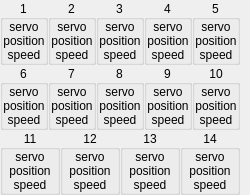
         <widget class="QWidget" name="pg_log">
          <layout class="QVBoxLayout" name="verticalLayout_49">
           <property name="leftMargin">
            <number>0</number>
           </property>
           <property name="topMargin">
            <number>0</number>
           </property>
           <property name="rightMargin">
            <number>10</number>
           </property>
           <property name="bottomMargin">
            <number>0</number>
           </property>
           <item>
            <widget class="QFrame" name="frame">
             <layout class="QVBoxLayout" name="verticalLayout_33">
              <property name="spacing">
               <number>0</number>
              </property>
              <property name="leftMargin">
               <number>0</number>
              </property>
              <property name="topMargin">
               <number>0</number>
              </property>
              <property name="rightMargin">
               <number>0</number>
              </property>
              <property name="bottomMargin">
               <number>0</number>
              </property>
              <item>
               <layout class="QHBoxLayout" name="horizontalLayout_26">
                <property name="spacing">
                 <number>0</number>
                </property>
                <item>
                 <widget class="QGroupBox" name="status_1">
                  <property name="title">
                   <string>1</string>
                  </property>
                  <property name="alignment">
                   <set>Qt::AlignCenter</set>
                  </property>
                  <layout class="QVBoxLayout" name="verticalLayout_14">
                   <property name="spacing">
                    <number>0</number>
                   </property>
                   <property name="leftMargin">
                    <number>0</number>
                   </property>
                   <property name="topMargin">
                    <number>0</number>
                   </property>
                   <property name="rightMargin">
                    <number>0</number>
                   </property>
                   <property name="bottomMargin">
                    <number>0</number>
                   </property>
                   <item>
                    <widget class="QLabel" name="servo_1">
                     <property name="text">
                      <string>servo</string>
                     </property>
                     <property name="alignment">
                      <set>Qt::AlignCenter</set>
                     </property>
                    </widget>
                   </item>
                   <item>
                    <widget class="QLabel" name="position_1">
                     <property name="text">
                      <string>position</string>
                     </property>
                     <property name="alignment">
                      <set>Qt::AlignCenter</set>
                     </property>
                    </widget>
                   </item>
                   <item>
                    <widget class="QLabel" name="speed_1">
                     <property name="text">
                      <string>speed</string>
                     </property>
                     <property name="alignment">
                      <set>Qt::AlignCenter</set>
                     </property>
                    </widget>
                   </item>
                  </layout>
                 </widget>
                </item>
                <item>
                 <widget class="QGroupBox" name="status_2">
                  <property name="title">
                   <string>2</string>
                  </property>
                  <property name="alignment">
                   <set>Qt::AlignCenter</set>
                  </property>
                  <layout class="QVBoxLayout" name="verticalLayout_15">
                   <property name="spacing">
                    <number>0</number>
                   </property>
                   <property name="leftMargin">
                    <number>0</number>
                   </property>
                   <property name="topMargin">
                    <number>0</number>
                   </property>
                   <property name="rightMargin">
                    <number>0</number>
                   </property>
                   <property name="bottomMargin">
                    <number>0</number>
                   </property>
                   <item>
                    <widget class="QLabel" name="servo_2">
                     <property name="text">
                      <string>servo</string>
                     </property>
                     <property name="alignment">
                      <set>Qt::AlignCenter</set>
                     </property>
                    </widget>
                   </item>
                   <item>
                    <widget class="QLabel" name="position_2">
                     <property name="text">
                      <string>position</string>
                     </property>
                     <property name="alignment">
                      <set>Qt::AlignCenter</set>
                     </property>
                    </widget>
                   </item>
                   <item>
                    <widget class="QLabel" name="speed_2">
                     <property name="text">
                      <string>speed</string>
                     </property>
                     <property name="alignment">
                      <set>Qt::AlignCenter</set>
                     </property>
                    </widget>
                   </item>
                  </layout>
                 </widget>
                </item>
                <item>
                 <widget class="QGroupBox" name="status_3">
                  <property name="title">
                   <string>3</string>
                  </property>
                  <property name="alignment">
                   <set>Qt::AlignCenter</set>
                  </property>
                  <layout class="QVBoxLayout" name="verticalLayout_16">
                   <property name="spacing">
                    <number>0</number>
                   </property>
                   <property name="leftMargin">
                    <number>0</number>
                   </property>
                   <property name="topMargin">
                    <number>0</number>
                   </property>
                   <property name="rightMargin">
                    <number>0</number>
                   </property>
                   <property name="bottomMargin">
                    <number>0</number>
                   </property>
                   <item>
                    <widget class="QLabel" name="servo_3">
                     <property name="text">
                      <string>servo</string>
                     </property>
                     <property name="alignment">
                      <set>Qt::AlignCenter</set>
                     </property>
                    </widget>
                   </item>
                   <item>
                    <widget class="QLabel" name="position_3">
                     <property name="text">
                      <string>position</string>
                     </property>
                     <property name="alignment">
                      <set>Qt::AlignCenter</set>
                     </property>
                    </widget>
                   </item>
                   <item>
                    <widget class="QLabel" name="speed_3">
                     <property name="text">
                      <string>speed</string>
                     </property>
                     <property name="alignment">
                      <set>Qt::AlignCenter</set>
                     </property>
                    </widget>
                   </item>
                  </layout>
                 </widget>
                </item>
                <item>
                 <widget class="QGroupBox" name="status_4">
                  <property name="title">
                   <string>4</string>
                  </property>
                  <property name="alignment">
                   <set>Qt::AlignCenter</set>
                  </property>
                  <layout class="QVBoxLayout" name="verticalLayout_17">
                   <property name="spacing">
                    <number>0</number>
                   </property>
                   <property name="leftMargin">
                    <number>0</number>
                   </property>
                   <property name="topMargin">
                    <number>0</number>
                   </property>
                   <property name="rightMargin">
                    <number>0</number>
                   </property>
                   <property name="bottomMargin">
                    <number>0</number>
                   </property>
                   <item>
                    <widget class="QLabel" name="servo_4">
                     <property name="text">
                      <string>servo</string>
                     </property>
                     <property name="alignment">
                      <set>Qt::AlignCenter</set>
                     </property>
                    </widget>
                   </item>
                   <item>
                    <widget class="QLabel" name="position_4">
                     <property name="text">
                      <string>position</string>
                     </property>
                     <property name="alignment">
                      <set>Qt::AlignCenter</set>
                     </property>
                    </widget>
                   </item>
                   <item>
                    <widget class="QLabel" name="speed_4">
                     <property name="text">
                      <string>speed</string>
                     </property>
                     <property name="alignment">
                      <set>Qt::AlignCenter</set>
                     </property>
                    </widget>
                   </item>
                  </layout>
                 </widget>
                </item>
                <item>
                 <widget class="QGroupBox" name="status_5">
                  <property name="title">
                   <string>5</string>
                  </property>
                  <property name="alignment">
                   <set>Qt::AlignCenter</set>
                  </property>
                  <layout class="QVBoxLayout" name="verticalLayout_18">
                   <property name="spacing">
                    <number>0</number>
                   </property>
                   <property name="leftMargin">
                    <number>0</number>
                   </property>
                   <property name="topMargin">
                    <number>0</number>
                   </property>
                   <property name="rightMargin">
                    <number>0</number>
                   </property>
                   <property name="bottomMargin">
                    <number>0</number>
                   </property>
                   <item>
                    <widget class="QLabel" name="servo_5">
                     <property name="text">
                      <string>servo</string>
                     </property>
                     <property name="alignment">
                      <set>Qt::AlignCenter</set>
                     </property>
                    </widget>
                   </item>
                   <item>
                    <widget class="QLabel" name="position_5">
                     <property name="text">
                      <string>position</string>
                     </property>
                     <property name="alignment">
                      <set>Qt::AlignCenter</set>
                     </property>
                    </widget>
                   </item>
                   <item>
                    <widget class="QLabel" name="speed_5">
                     <property name="text">
                      <string>speed</string>
                     </property>
                     <property name="alignment">
                      <set>Qt::AlignCenter</set>
                     </property>
                    </widget>
                   </item>
                  </layout>
                 </widget>
                </item>
               </layout>
              </item>
              <item>
               <layout class="QHBoxLayout" name="horizontalLayout_27">
                <property name="spacing">
                 <number>0</number>
                </property>
                <item>
                 <widget class="QGroupBox" name="status_6">
                  <property name="title">
                   <string>6</string>
                  </property>
                  <property name="alignment">
                   <set>Qt::AlignCenter</set>
                  </property>
                  <layout class="QVBoxLayout" name="verticalLayout_23">
                   <property name="spacing">
                    <number>0</number>
                   </property>
                   <property name="leftMargin">
                    <number>0</number>
                   </property>
                   <property name="topMargin">
                    <number>0</number>
                   </property>
                   <property name="rightMargin">
                    <number>0</number>
                   </property>
                   <property name="bottomMargin">
                    <number>0</number>
                   </property>
                   <item>
                    <widget class="QLabel" name="servo_6">
                     <property name="text">
                      <string>servo</string>
                     </property>
                     <property name="alignment">
                      <set>Qt::AlignCenter</set>
                     </property>
                    </widget>
                   </item>
                   <item>
                    <widget class="QLabel" name="position_6">
                     <property name="text">
                      <string>position</string>
                     </property>
                     <property name="alignment">
                      <set>Qt::AlignCenter</set>
                     </property>
                    </widget>
                   </item>
                   <item>
                    <widget class="QLabel" name="speed_6">
                     <property name="text">
                      <string>speed</string>
                     </property>
                     <property name="alignment">
                      <set>Qt::AlignCenter</set>
                     </property>
                    </widget>
                   </item>
                  </layout>
                 </widget>
                </item>
                <item>
                 <widget class="QGroupBox" name="status_7">
                  <property name="title">
                   <string>7</string>
                  </property>
                  <property name="alignment">
                   <set>Qt::AlignCenter</set>
                  </property>
                  <layout class="QVBoxLayout" name="verticalLayout_24">
                   <property name="spacing">
                    <number>0</number>
                   </property>
                   <property name="leftMargin">
                    <number>0</number>
                   </property>
                   <property name="topMargin">
                    <number>0</number>
                   </property>
                   <property name="rightMargin">
                    <number>0</number>
                   </property>
                   <property name="bottomMargin">
                    <number>0</number>
                   </property>
                   <item>
                    <widget class="QLabel" name="servo_7">
                     <property name="text">
                      <string>servo</string>
                     </property>
                     <property name="alignment">
                      <set>Qt::AlignCenter</set>
                     </property>
                    </widget>
                   </item>
                   <item>
                    <widget class="QLabel" name="position_7">
                     <property name="text">
                      <string>position</string>
                     </property>
                     <property name="alignment">
                      <set>Qt::AlignCenter</set>
                     </property>
                    </widget>
                   </item>
                   <item>
                    <widget class="QLabel" name="speed_7">
                     <property name="text">
                      <string>speed</string>
                     </property>
                     <property name="alignment">
                      <set>Qt::AlignCenter</set>
                     </property>
                    </widget>
                   </item>
                  </layout>
                 </widget>
                </item>
                <item>
                 <widget class="QGroupBox" name="status_8">
                  <property name="title">
                   <string>8</string>
                  </property>
                  <property name="alignment">
                   <set>Qt::AlignCenter</set>
                  </property>
                  <layout class="QVBoxLayout" name="verticalLayout_25">
                   <property name="spacing">
                    <number>0</number>
                   </property>
                   <property name="leftMargin">
                    <number>0</number>
                   </property>
                   <property name="topMargin">
                    <number>0</number>
                   </property>
                   <property name="rightMargin">
                    <number>0</number>
                   </property>
                   <property name="bottomMargin">
                    <number>0</number>
                   </property>
                   <item>
                    <widget class="QLabel" name="servo_8">
                     <property name="text">
                      <string>servo</string>
                     </property>
                     <property name="alignment">
                      <set>Qt::AlignCenter</set>
                     </property>
                    </widget>
                   </item>
                   <item>
                    <widget class="QLabel" name="position_8">
                     <property name="text">
                      <string>position</string>
                     </property>
                     <property name="alignment">
                      <set>Qt::AlignCenter</set>
                     </property>
                    </widget>
                   </item>
                   <item>
                    <widget class="QLabel" name="speed_8">
                     <property name="text">
                      <string>speed</string>
                     </property>
                     <property name="alignment">
                      <set>Qt::AlignCenter</set>
                     </property>
                    </widget>
                   </item>
                  </layout>
                 </widget>
                </item>
                <item>
                 <widget class="QGroupBox" name="status_9">
                  <property name="title">
                   <string>9</string>
                  </property>
                  <property name="alignment">
                   <set>Qt::AlignCenter</set>
                  </property>
                  <layout class="QVBoxLayout" name="verticalLayout_26">
                   <property name="spacing">
                    <number>0</number>
                   </property>
                   <property name="leftMargin">
                    <number>0</number>
                   </property>
                   <property name="topMargin">
                    <number>0</number>
                   </property>
                   <property name="rightMargin">
                    <number>0</number>
                   </property>
                   <property name="bottomMargin">
                    <number>0</number>
                   </property>
                   <item>
                    <widget class="QLabel" name="servo_9">
                     <property name="text">
                      <string>servo</string>
                     </property>
                     <property name="alignment">
                      <set>Qt::AlignCenter</set>
                     </property>
                    </widget>
                   </item>
                   <item>
                    <widget class="QLabel" name="position_9">
                     <property name="text">
                      <string>position</string>
                     </property>
                     <property name="alignment">
                      <set>Qt::AlignCenter</set>
                     </property>
                    </widget>
                   </item>
                   <item>
                    <widget class="QLabel" name="speed_9">
                     <property name="text">
                      <string>speed</string>
                     </property>
                     <property name="alignment">
                      <set>Qt::AlignCenter</set>
                     </property>
                    </widget>
                   </item>
                  </layout>
                 </widget>
                </item>
                <item>
                 <widget class="QGroupBox" name="status_10">
                  <property name="title">
                   <string>10</string>
                  </property>
                  <property name="alignment">
                   <set>Qt::AlignCenter</set>
                  </property>
                  <layout class="QVBoxLayout" name="verticalLayout_27">
                   <property name="spacing">
                    <number>0</number>
                   </property>
                   <property name="leftMargin">
                    <number>0</number>
                   </property>
                   <property name="topMargin">
                    <number>0</number>
                   </property>
                   <property name="rightMargin">
                    <number>0</number>
                   </property>
                   <property name="bottomMargin">
                    <number>0</number>
                   </property>
                   <item>
                    <widget class="QLabel" name="servo_10">
                     <property name="text">
                      <string>servo</string>
                     </property>
                     <property name="alignment">
                      <set>Qt::AlignCenter</set>
                     </property>
                    </widget>
                   </item>
                   <item>
                    <widget class="QLabel" name="position_10">
                     <property name="text">
                      <string>position</string>
                     </property>
                     <property name="alignment">
                      <set>Qt::AlignCenter</set>
                     </property>
                    </widget>
                   </item>
                   <item>
                    <widget class="QLabel" name="speed_10">
                     <property name="text">
                      <string>speed</string>
                     </property>
                     <property name="alignment">
                      <set>Qt::AlignCenter</set>
                     </property>
                    </widget>
                   </item>
                  </layout>
                 </widget>
                </item>
               </layout>
              </item>
              <item>
               <layout class="QHBoxLayout" name="horizontalLayout_28">
                <property name="spacing">
                 <number>0</number>
                </property>
                <item>
                 <widget class="QGroupBox" name="status_11">
                  <property name="title">
                   <string>11</string>
                  </property>
                  <property name="alignment">
                   <set>Qt::AlignCenter</set>
                  </property>
                  <layout class="QVBoxLayout" name="verticalLayout_28">
                   <property name="spacing">
                    <number>0</number>
                   </property>
                   <property name="leftMargin">
                    <number>0</number>
                   </property>
                   <property name="topMargin">
                    <number>0</number>
                   </property>
                   <property name="rightMargin">
                    <number>0</number>
                   </property>
                   <property name="bottomMargin">
                    <number>0</number>
                   </property>
                   <item>
                    <widget class="QLabel" name="servo_11">
                     <property name="text">
                      <string>servo</string>
                     </property>
                     <property name="alignment">
                      <set>Qt::AlignCenter</set>
                     </property>
                    </widget>
                   </item>
                   <item>
                    <widget class="QLabel" name="position_11">
                     <property name="text">
                      <string>position</string>
                     </property>
                     <property name="alignment">
                      <set>Qt::AlignCenter</set>
                     </property>
                    </widget>
                   </item>
                   <item>
                    <widget class="QLabel" name="speed_11">
                     <property name="text">
                      <string>speed</string>
                     </property>
                     <property name="alignment">
                      <set>Qt::AlignCenter</set>
                     </property>
                    </widget>
                   </item>
                  </layout>
                 </widget>
                </item>
                <item>
                 <widget class="QGroupBox" name="status_12">
                  <property name="title">
                   <string>12</string>
                  </property>
                  <property name="alignment">
                   <set>Qt::AlignCenter</set>
                  </property>
                  <layout class="QVBoxLayout" name="verticalLayout_29">
                   <property name="spacing">
                    <number>0</number>
                   </property>
                   <property name="leftMargin">
                    <number>0</number>
                   </property>
                   <property name="topMargin">
                    <number>0</number>
                   </property>
                   <property name="rightMargin">
                    <number>0</number>
                   </property>
                   <property name="bottomMargin">
                    <number>0</number>
                   </property>
                   <item>
                    <widget class="QLabel" name="servo_12">
                     <property name="text">
                      <string>servo</string>
                     </property>
                     <property name="alignment">
                      <set>Qt::AlignCenter</set>
                     </property>
                    </widget>
                   </item>
                   <item>
                    <widget class="QLabel" name="position_12">
                     <property name="text">
                      <string>position</string>
                     </property>
                     <property name="alignment">
                      <set>Qt::AlignCenter</set>
                     </property>
                    </widget>
                   </item>
                   <item>
                    <widget class="QLabel" name="speed_12">
                     <property name="text">
                      <string>speed</string>
                     </property>
                     <property name="alignment">
                      <set>Qt::AlignCenter</set>
                     </property>
                    </widget>
                   </item>
                  </layout>
                 </widget>
                </item>
                <item>
                 <widget class="QGroupBox" name="status_13">
                  <property name="title">
                   <string>13</string>
                  </property>
                  <property name="alignment">
                   <set>Qt::AlignCenter</set>
                  </property>
                  <layout class="QVBoxLayout" name="verticalLayout_30">
                   <property name="spacing">
                    <number>0</number>
                   </property>
                   <property name="leftMargin">
                    <number>0</number>
                   </property>
                   <property name="topMargin">
                    <number>0</number>
                   </property>
                   <property name="rightMargin">
                    <number>0</number>
                   </property>
                   <property name="bottomMargin">
                    <number>0</number>
                   </property>
                   <item>
                    <widget class="QLabel" name="servo_13">
                     <property name="text">
                      <string>servo</string>
                     </property>
                     <property name="alignment">
                      <set>Qt::AlignCenter</set>
                     </property>
                    </widget>
                   </item>
                   <item>
                    <widget class="QLabel" name="position_13">
                     <property name="text">
                      <string>position</string>
                     </property>
                     <property name="alignment">
                      <set>Qt::AlignCenter</set>
                     </property>
                    </widget>
                   </item>
                   <item>
                    <widget class="QLabel" name="speed_13">
                     <property name="text">
                      <string>speed</string>
                     </property>
                     <property name="alignment">
                      <set>Qt::AlignCenter</set>
                     </property>
                    </widget>
                   </item>
                  </layout>
                 </widget>
                </item>
                <item>
                 <widget class="QGroupBox" name="status_14">
                  <property name="title">
                   <string>14</string>
                  </property>
                  <property name="alignment">
                   <set>Qt::AlignCenter</set>
                  </property>
                  <layout class="QVBoxLayout" name="verticalLayout_32">
                   <property name="spacing">
                    <number>0</number>
                   </property>
                   <property name="leftMargin">
                    <number>0</number>
                   </property>
                   <property name="topMargin">
                    <number>0</number>
                   </property>
                   <property name="rightMargin">
                    <number>0</number>
                   </property>
                   <property name="bottomMargin">
                    <number>0</number>
                   </property>
                   <item>
                    <widget class="QLabel" name="servo_14">
                     <property name="text">
                      <string>servo</string>
                     </property>
                     <property name="alignment">
                      <set>Qt::AlignCenter</set>
                     </property>
                    </widget>
                   </item>
                   <item>
                    <widget class="QLabel" name="position_14">
                     <property name="text">
                      <string>position</string>
                     </property>
                     <property name="alignment">
                      <set>Qt::AlignCenter</set>
                     </property>
                    </widget>
                   </item>
                   <item>
                    <widget class="QLabel" name="speed_14">
                     <property name="text">
                      <string>speed</string>
                     </property>
                     <property name="alignment">
                      <set>Qt::AlignCenter</set>
                     </property>
                    </widget>
                   </item>
                  </layout>
                 </widget>
                </item>
               </layout>
              </item>
             </layout>
            </widget>
           </item>
          </layout>
         </widget>
